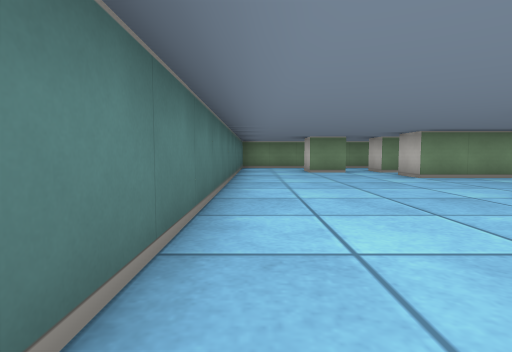
View 1 (above)

16 first-person views from a walk through a cub3D level. The camera is about half as high as the walls, tilts 4° down and sees 80° across. The floor is counted in squares. Each view is taken from the middle of a square. On the plan, view 1 faces up. The plan holds only what a view shows up to about 9 squares ahead; the rest is blank.

View 2
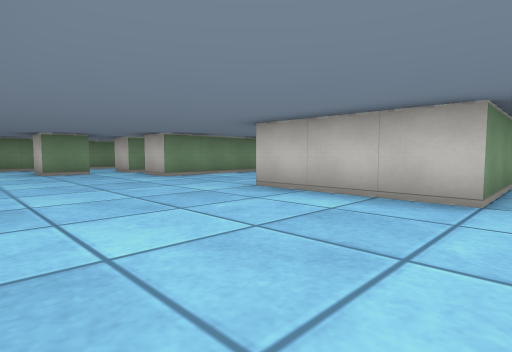

View 3
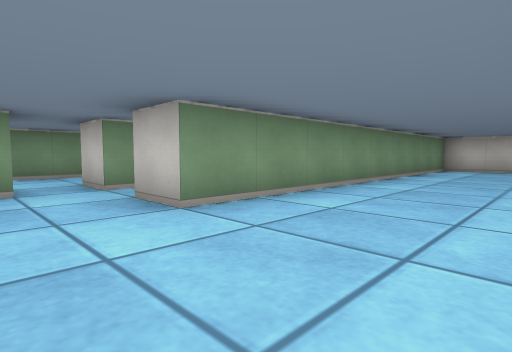

View 4
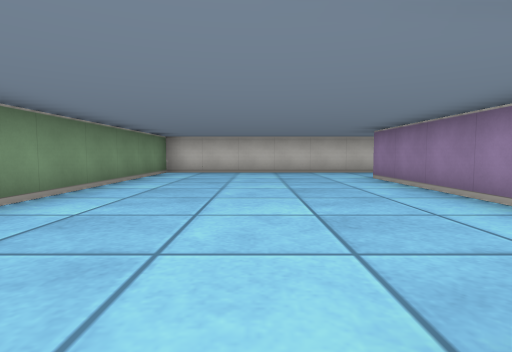

View 5
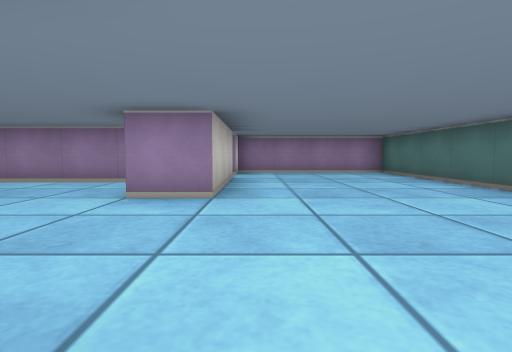

View 6
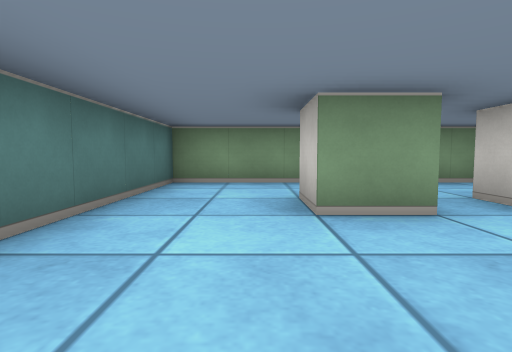

View 7
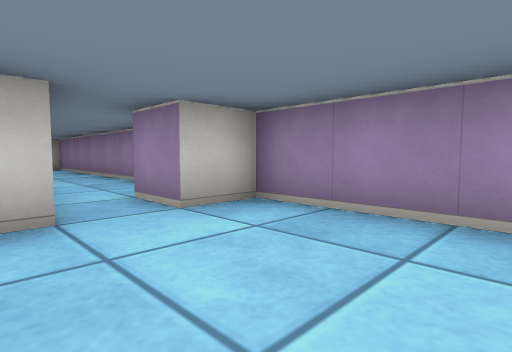

View 8
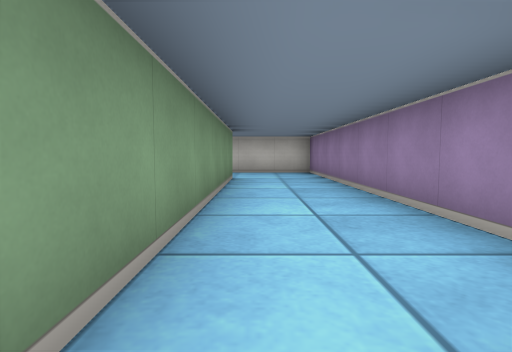

View 9
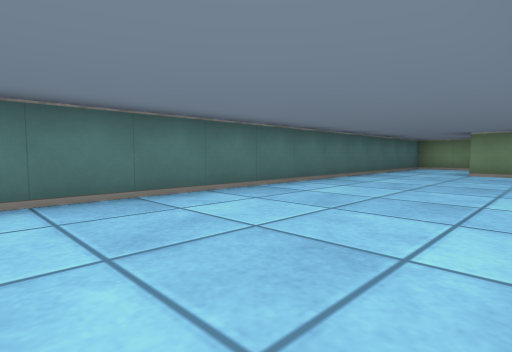

View 10
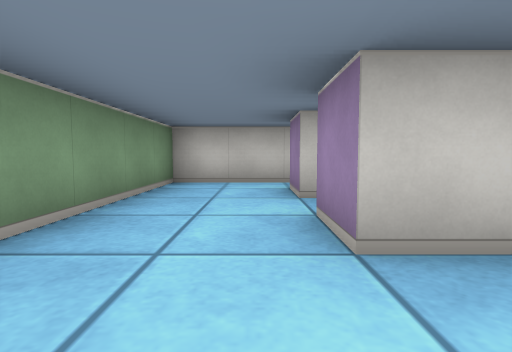

View 11
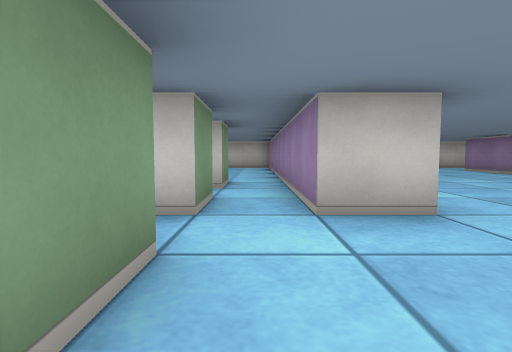

View 12
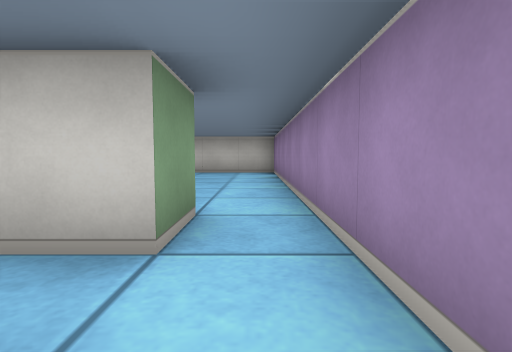

View 13
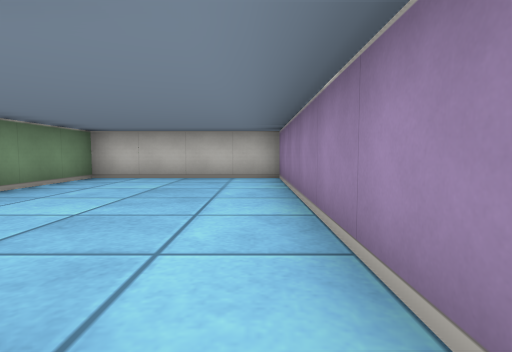

View 14
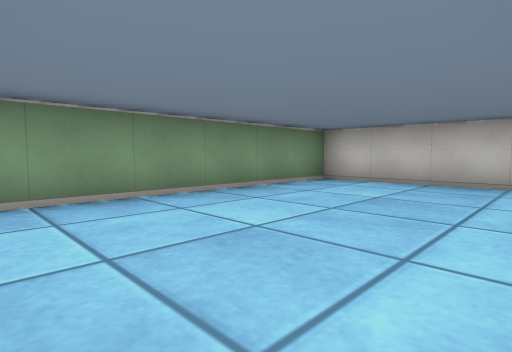

View 15
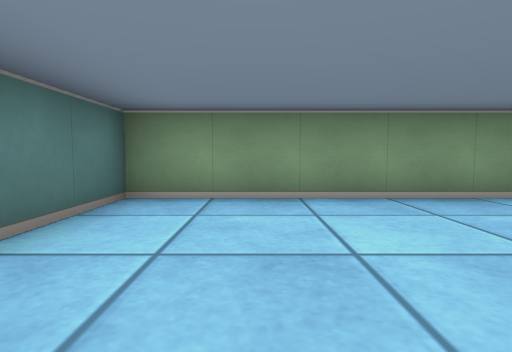

View 16
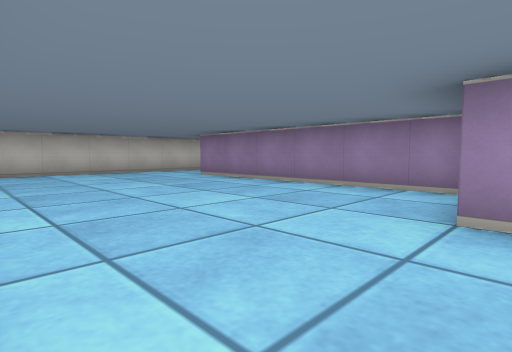

### Floor plan
Ten units are one square. View 1 is at (0, 0); x grows to the right and y downward. Boxes are objects, and circles mark ways between rooms. Rooms are numbered by the first view taken in them; rooms with no view inside come last. Other rooms are left out.
<svg viewBox="-10 -120 140 140">
<path fill="none" stroke="#000" d="M49 -15 105 -15M45 -85 35 -85 35 -95 45 -95M65 -85 55 -85 55 -115 -5 -115 -5 15 35 15 35 5M26 -85 15 -85 15 -95 25 -95M35 -5 35 -35 45 -35M125 -15 125 -65 35 -65 35 -75 65 -75M105 -5 35 -5M58 15 125 15 125 -15M35 5 45 5M65 -75 125 -75 125 -115 65 -115 65 -98"/>
<circle cx="115" cy="-10" r="3" fill="#2a7"/>
<circle cx="40" cy="0" r="3" fill="#2a7"/>
<circle cx="60" cy="-80" r="3" fill="#2a7"/>
<text x="50" y="-50">1</text>
<text x="90" y="0">2</text>
<text x="90" y="-100">3</text>
</svg>
Room 1 opens to room 2. Room 1 opens to room 3.

Where each view was taken, in squares from view 1:
view 1: 0 up, 0 right, facing up
view 2: 0 up, 0 right, facing up-right
view 3: 4 up, 2 right, facing up-right
view 4: 4 up, 4 right, facing right
view 5: 7 up, 3 right, facing down
view 6: 6 up, 1 right, facing up
view 7: 1 up, 1 right, facing down-right
view 8: 0 up, 4 right, facing right
view 9: 0 up, 3 right, facing up-left
view 10: 10 up, 0 right, facing right
view 11: 8 up, 1 right, facing right
view 12: 8 up, 4 right, facing right
view 13: 8 up, 6 right, facing right
view 14: 8 up, 7 right, facing up-right
view 15: 8 up, 8 right, facing up
view 16: 6 up, 4 right, facing down-right
